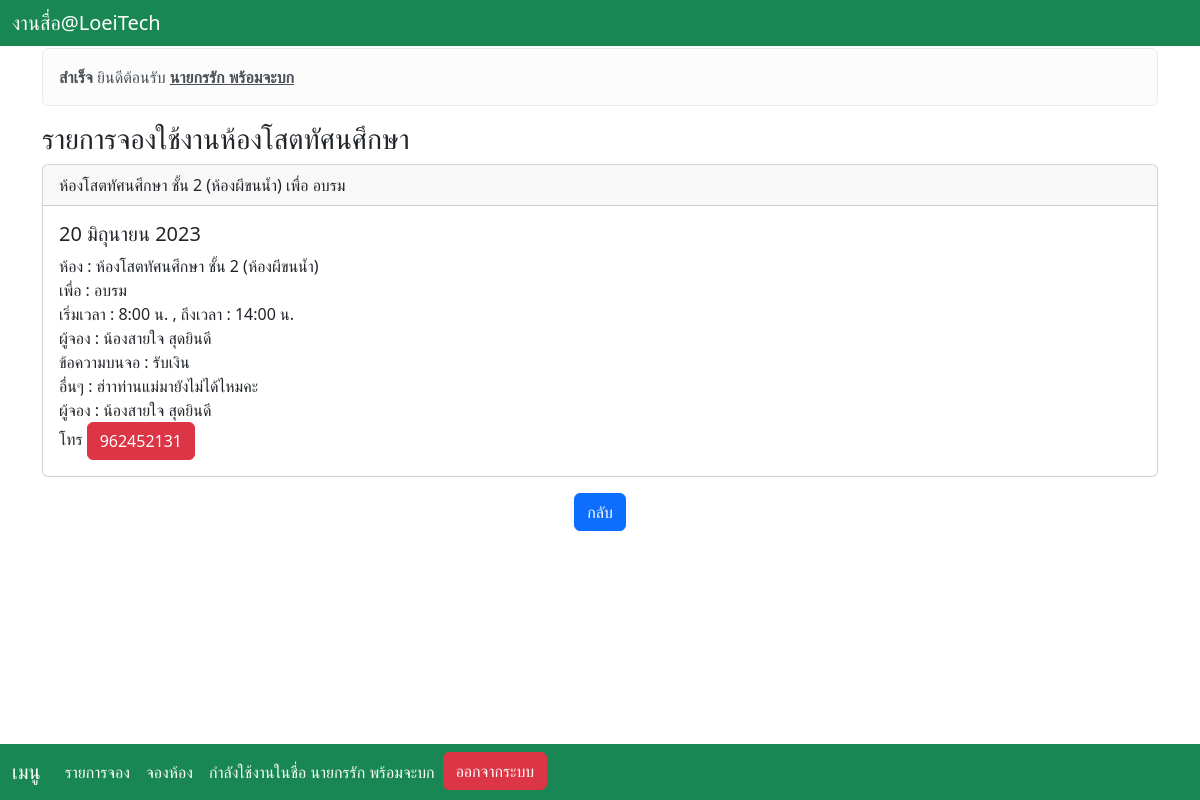
The app's page /bookdetail/2 (signed in) with its own data.
### booking/models.py (models this page shows, shortened)
class book_dtl(models.Model):
    book_id = models.AutoField(primary_key=True)
    room_id = models.ForeignKey(room_dtl,null=True,on_delete=models.CASCADE)
    purposename = models.CharField(max_length=200,null=True)
    txtonfloor = models.CharField(max_length=200,null=True)
    sdate = models.DateField(auto_now=False, auto_now_add=False)
    stime = models.TimeField(auto_now=False, auto_now_add=False)
    etime = models.TimeField(auto_now=False, auto_now_add=False)
    txtusername = models.CharField(max_length=200,null=True)
    txttel = models.IntegerField(null=True)
    other = models.CharField(max_length=200,null=True)

class room_dtl(models.Model):
    room_id = models.AutoField(primary_key=True)
    room_name = models.CharField(max_length=200,null=True)

### booking/views.py (the view)
# urls.py: path('bookdetail/<int:id>',views.bookdetail),
def bookdetail(request,id):
    fetch_book = book_dtl.objects.get(pk=id)
    return render(request,'bookdetail.html',{'fetch_book': fetch_book})

### booking/templates/bookdetail.html (shortened to what this page needs)
{% include 'home.html' %}
<div class="container mt-3">
  <h3>รายการจองใช้งานห้องโสตทัศนศึกษา</h3>
  <div class="card">
    <div class="card-header">{{fetch_book.room_id.room_name}} เพื่อ {{fetch_book.purposename}}</div>
    <div class="card-body">
      <h5 class="card-title">{{fetch_book.sdate}}</h5>
      <p class="card-text">
        ห้อง : {{fetch_book.room_id.room_name}}
        <br>
        เพื่อ : {{fetch_book.purposename}}
        <br>
        เริ่มเวลา : {{fetch_book.stime}} น. , ถึงเวลา : {{fetch_book.etime}} น.
        <br>
        ผู้จอง : {{fetch_book.txtusername}}
        <br>
        ข้อความบนจอ : {{fetch_book.txtonfloor}}
        <br>
        อื่นๆ  : {{fetch_book.other}}
        <br>
        ผู้จอง : {{fetch_book.txtusername}}
        <br>
        โทร <a href="#" class="btn btn-danger"> {{fetch_book.txttel}} </a>
      </p>
    </div>
  </div><p></p>
  <center><button onclick="history.back()" class="btn btn-primary">กลับ</button></center>
  <div class="mt-4 p-5 bg-white text-white rounded">
  </div>
</div>

### booking/templates/home.html (shortened to what this page needs)
{% load static %}
{% load bootstrap_icons %}
<!DOCTYPE html>
<html lang="en">
  <head>
    {% load bootstrap5 %} {% bootstrap_css %} {% bootstrap_javascript %}
  </head>
  <body>
    <nav class="navbar navbar-expand-md bg-success navbar-dark fixed-top">
      <div class="container-fluid">
      <ul class="navbar-nav mr-auto">
        <li class="nav-item">
          <a class="navbar-brand" href="/"> {% bs_icon 'house-door-fill' %} งานสื่อ@LoeiTech</a>
      </li>
    </ul>
  </div>
    </nav>
    <nav class="navbar navbar-expand-md bg-success navbar-dark fixed-bottom">
      <div class="container-fluid">
        <a class="navbar-brand" href="/">เมนู</a>
        <div class="collapse navbar-collapse" id="collapsibleNavbar">
          <ul class="navbar-nav mr-auto">
            <li class="nav-item">
              <a class="nav-link active" href="/booklist"> {% bs_icon 'card-list' %} รายการจอง</a>
            </li>
            <li class="nav-item">
              <a class="nav-link {% if request.path == '/bookform/' %}active{% endif %}" href="/bookform"> {% bs_icon 'journal-plus' %} จองห้อง</a>
            </li>
            {% if user.is_authenticated %}
            <li class="nav-item">
              <a class="nav-link" href="#">กำลังใช้งานในชื่อ {{user.first_name}} {{user.last_name}}
              </a>
            </li>
            {% endif %} {% if user.is_authenticated %}
            <li class="nav-item dropdown">
            <a href="{% url 'logout' %}" class="btn btn-danger"> {% bs_icon 'box-arrow-in-left' %} ออกจากระบบ</a>
            </li>
            {% else %}
            <li class="nav-item dropdown">
            <a class="nav-link" href="/showlogin"> {% bs_icon 'box-arrow-in-right' %} เข้าสู่ระบบ</a>
            </li>
            {% endif %}
          </ul>
        </div>
      </div>
    </nav>
    <div class="container">
      <br />
      <br />
      {% if user.is_authenticated %}
      <div class="alert alert-light">
        <strong>สำเร็จ</strong> ยินดีต้อนรับ  <a href="#" class="alert-link">{{user.first_name}} {{user.last_name}}</a>
      </div>
      {% endif %}
    </div>
  </body>
</html>

### booking/templates/home.html (style rules this page uses)
nav .navbar-nav li a { color: white !important; }

### records on screen
book_dtl: room_id.room_name "ห้องโสตทัศนศึกษา ชั้น 2 (ห้องผีขนน้ำ)", purposename "อบรม", sdate "20 มิถุนายน 2023", stime "8:00", etime "14:00", txtusername "น้องสายใจ สุดยินดี", txtonfloor "รับเงิน", other "ฮ่าาท่านแม่มายังไม่ได้ไหมคะ", txttel "962452131"

### other values on screen
{{ user.first_name }} "นายกรรัก"
{{ user.last_name }} "พร้อมจะบก"
